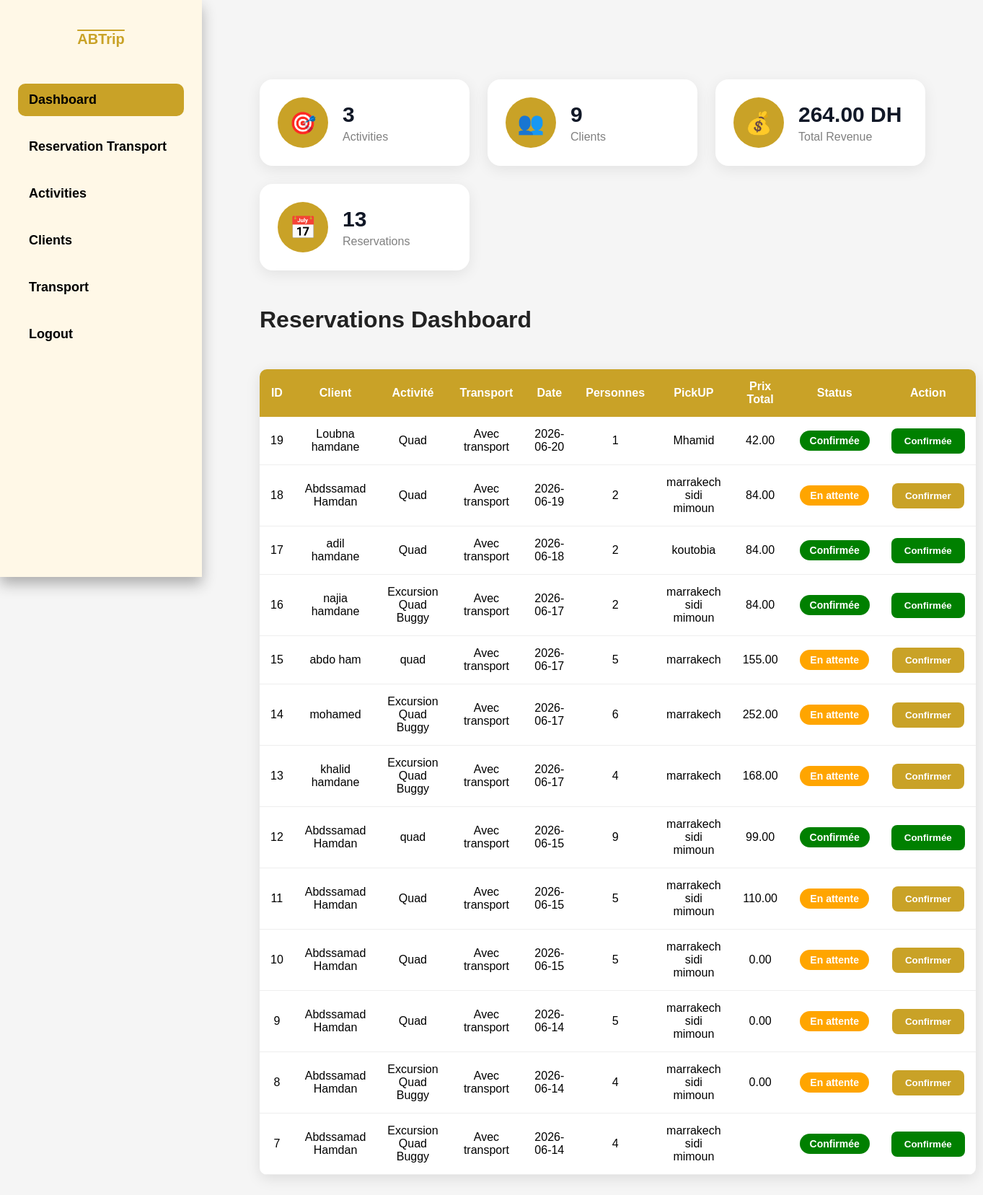
Screenshot of /Dashboard/index.php (signed in) with the database file from the repository.
### tables this page shows
CREATE TABLE `reservation` (
  `id_reservation` int(11) NOT NULL,
  `date_reservation` date DEFAULT NULL,
  `nb_personnes` int(11) NOT NULL,
  `pickup` varchar(80) DEFAULT NULL,
  `transport` varchar(50) DEFAULT NULL,
  `id_client` int(11) DEFAULT NULL,
  `id_activite` int(11) DEFAULT NULL,
  `id_admin` int(11) DEFAULT NULL,
  `statut` varchar(50) DEFAULT 'En attente',
  `date_activite` varchar(70) DEFAULT NULL,
  `prix_total` decimal(10,2) DEFAULT NULL
);

CREATE TABLE `client` (
  `id_client` int(11) NOT NULL,
  `nom` varchar(100) NOT NULL,
  `email` varchar(100) NOT NULL,
  `telephone` varchar(20) DEFAULT NULL
);

CREATE TABLE `activity` (
  `id_activite` int(11) NOT NULL,
  `type_activite` varchar(100) NOT NULL,
  `prix` decimal(10,2) DEFAULT NULL,
  `duree` varchar(50) DEFAULT NULL,
  `description` text DEFAULT NULL,
  `image` varchar(255) DEFAULT NULL,
  `Localisation` varchar(100) DEFAULT NULL
);

### Dashboard/index.php (the view, shortened to what this page needs)
<?php
include_once("connexion.php");
$sql = "SELECT
            r.id_reservation,
            r.date_reservation,
            r.nb_personnes,
            r.pickup,
            r.transport,
            r.statut,
            c.nom,
            a.type_activite,
            r.prix_total
        FROM Reservation r
        JOIN Client c ON r.id_client = c.id_client
        JOIN Activity a ON r.id_activite = a.id_activite
        order by r.id_reservation desc ";
$result = $pdo->query($sql);
?>
<!DOCTYPE html>
<html lang="fr">
<head>
</head>
<body>
<?php include_once("sidebar.php"); ?>
<div class="container">
    <?php
$activities = $pdo->query("SELECT COUNT(*) FROM Activity")->fetchColumn();
$clients = $pdo->query("SELECT COUNT(*) FROM Client")->fetchColumn();
$money = $pdo->query("
SELECT SUM(a.prix)
FROM Reservation r
JOIN Activity a
ON r.id_activite = a.id_activite
")->fetchColumn();
$reservations = $pdo->query("
SELECT COUNT(*) FROM Reservation
")->fetchColumn();
?>
<div class="dashboard-cards">
    <div class="dashboard-card">
        <div class="dashboard-card-icon">
            🎯
        </div>
        <div class="dashboard-card-info">
            <h3>
                <?= $activities; ?>
            </h3>
            <p>
                Activities
            </p>
        </div>
    </div>
    <div class="dashboard-card">
        <div class="dashboard-card-icon">
            👥
        </div>
        <div class="dashboard-card-info">
            <h3>
                <?= $clients; ?>
            </h3>
            <p>
                Clients
            </p>
        </div>
    </div>
    <div class="dashboard-card">
        <div class="dashboard-card-icon">
            💰
        </div>
        <div class="dashboard-card-info">
            <h3>
                <?= $money ? $money : 0; ?> DH
            </h3>
            <p>
                Total Revenue
            </p>
        </div>
    </div>
    <div class="dashboard-card">
        <div class="dashboard-card-icon">
            📅
        </div>
        <div class="dashboard-card-info">
            <h3>
                <?= $reservations; ?>
            </h3>
            <p>
                Reservations
            </p>
        </div>
    </div>
</div>
<h1 class="title">Reservations Dashboard</h1>
<table>
<thead>
<tr>
    <th>ID</th>
    <th>Client</th>
    <th>Activité</th>
    <th>Transport</th>
    <th>Date</th>
    <th>Personnes</th>
    <th>PickUP</th>
    <th>Prix Total</th>
    <th>Status</th>
    <th>Action</th>
</tr>
</thead>
<tbody>
<?php while($row = $result->fetch(PDO::FETCH_ASSOC)) { ?>
<tr>
<td><?= $row['id_reservation']; ?></td>
<td><?= $row['nom']; ?></td>
<td><?= $row['type_activite']; ?></td>
<td>
<?= $row['transport'] ? $row['transport'] : 'Aucun'; ?>
</td>
<td><?= $row['date_reservation']; ?></td>
<td><?= $row['nb_personnes']; ?></td>
<td><?= $row['pickup']; ?></td>
<td><?= $row['prix_total']; ?></td>
<td>
<?php
$status = $row['statut'];
if($status == "En attente"){
    echo "<span class='status pending'>En attente</span>";
}
elseif($status == "Confirmée"){
    echo "<span class='status confirmed'>Confirmée</span>";
}
else{
    echo "<span class='status cancel'>Annulée</span>";
}
?>
</td>
<td>
<?php if($row['statut'] == "En attente"){ ?>
<a href="?confirm=<?= $row['id_reservation']; ?>">
<button class="btn-confirm">
    Confirmer
</button>
</a>
<?php } else { ?>
<button class="btn-done">
    Confirmée
</button>
<?php } ?>
</td>
</tr>
<?php } ?>
</tbody>
</table>
</div>
</body>
</html>

### assets/css/sidebar.css (style rules this page uses)
.container { margin-left:280px; padding:40px; width:calc(100% - 280px); transition:0.3s; }

### Dashboard/index.php (style rules this page uses)
* { margin:0; padding:0; box-sizing:border-box; font-family:Arial, Helvetica, sans-serif; }
body { background:#f5f5f5; padding:40px; }
.container { width:100%; width:calc(100% - 280px); }
.title { font-size:32px; margin:50px 0px; color:#222; font-weight:bold; }
table { width:100%; border-collapse:collapse; background:white; border-radius:10px; overflow:hidden; box-shadow:0 5px 20px rgba(0,0,0,0.1); }
table thead { background:#C9A227; color:white; }
table th, table td { padding:15px; text-align:center; }
table tbody tr { border-bottom:1px solid #eee; transition:0.3s; }
.status { padding:6px 14px; border-radius:20px; font-size:14px; font-weight:bold; color:white; }
.pending { background:orange; }
.confirmed { background:green; }
.btn-confirm { padding:10px 18px; border:none; background:#C9A227; color:white; border-radius:8px; cursor:pointer; font-weight:bold; transition:0.3s; }
.btn-done { padding:10px 18px; border:none; background:green; color:white; border-radius:8px; font-weight:bold; }
a { text-decoration:none; }
.dashboard-cards { display:grid; grid-template-columns:repeat(auto-fit, minmax(220px,1fr)); gap:25px; margin-top:30px; }
.dashboard-card { background:white; border-radius:18px; padding:25px; display:flex; align-items:center; gap:20px; box-shadow:0 5px 20px rgba(0,0,0,0.08); transition:0.3s; }
.dashboard-card-icon { width:70px; height:70px; background:#C9A227; border-radius:50%; display:flex; align-items:center; justify-content:center; font-size:30px; color:white; }
.dashboard-card-info h3 { font-size:30px; color:#111827; margin-bottom:5px; }
.dashboard-card-info p { color:gray; font-size:16px; }

### rows the page displays
reservation: id_reservation "19", id_client.nom "Loubna hamdane", id_activite.type_activite "Quad", transport "Avec transport", date_reservation "2026-06-20", nb_personnes "1", pickup "Mhamid", prix_total "42.00", statut "Confirmée"
reservation: id_reservation "18", id_client.nom "Abdssamad Hamdan", id_activite.type_activite "Quad", transport "Avec transport", date_reservation "2026-06-19", nb_personnes "2", pickup "marrakech sidi mimoun", prix_total "84.00", statut "En attente"
reservation: id_reservation "17", id_client.nom "adil hamdane", id_activite.type_activite "Quad", transport "Avec transport", date_reservation "2026-06-18", nb_personnes "2", pickup "koutobia", prix_total "84.00", statut "Confirmée"
reservation: id_reservation "16", id_client.nom "najia hamdane", id_activite.type_activite "Excursion Quad Buggy", transport "Avec transport", date_reservation "2026-06-17", nb_personnes "2", pickup "marrakech sidi mimoun", prix_total "84.00", statut "Confirmée"
reservation: id_reservation "15", id_client.nom "abdo ham", id_activite.type_activite "quad", transport "Avec transport", date_reservation "2026-06-17", nb_personnes "5", pickup "marrakech", prix_total "155.00", statut "En attente"
reservation: id_reservation "14", id_client.nom "mohamed", id_activite.type_activite "Excursion Quad Buggy", transport "Avec transport", date_reservation "2026-06-17", nb_personnes "6", pickup "marrakech", prix_total "252.00", statut "En attente"
reservation: id_reservation "13", id_client.nom "khalid hamdane", id_activite.type_activite "Excursion Quad Buggy", transport "Avec transport", date_reservation "2026-06-17", nb_personnes "4", pickup "marrakech", prix_total "168.00", statut "En attente"
reservation: id_reservation "12", id_client.nom "Abdssamad Hamdan", id_activite.type_activite "quad", transport "Avec transport", date_reservation "2026-06-15", nb_personnes "9", pickup "marrakech sidi mimoun", prix_total "99.00", statut "Confirmée"
reservation: id_reservation "11", id_client.nom "Abdssamad Hamdan", id_activite.type_activite "Quad", transport "Avec transport", date_reservation "2026-06-15", nb_personnes "5", pickup "marrakech sidi mimoun", prix_total "110.00", statut "En attente"
reservation: id_reservation "10", id_client.nom "Abdssamad Hamdan", id_activite.type_activite "Quad", transport "Avec transport", date_reservation "2026-06-15", nb_personnes "5", pickup "marrakech sidi mimoun", prix_total "0.00", statut "En attente"
reservation: id_reservation "9", id_client.nom "Abdssamad Hamdan", id_activite.type_activite "Quad", transport "Avec transport", date_reservation "2026-06-14", nb_personnes "5", pickup "marrakech sidi mimoun", prix_total "0.00", statut "En attente"
reservation: id_reservation "8", id_client.nom "Abdssamad Hamdan", id_activite.type_activite "Excursion Quad Buggy", transport "Avec transport", date_reservation "2026-06-14", nb_personnes "4", pickup "marrakech sidi mimoun", prix_total "0.00", statut "En attente"
reservation: id_reservation "7", id_client.nom "Abdssamad Hamdan", id_activite.type_activite "Excursion Quad Buggy", transport "Avec transport", date_reservation "2026-06-14", nb_personnes "4", pickup "marrakech sidi mimoun", statut "Confirmée"

### other values shown
$activities "3"
$clients "9"
$money "264.00"
$reservations "13"
